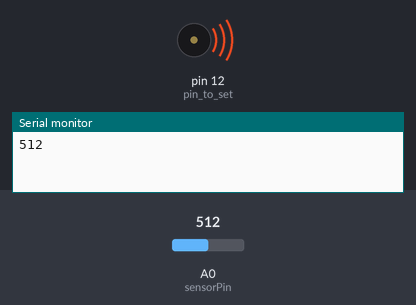
Bench run of a sketch on a simulated Arduino Uno, built with avr-gcc and run on an emulated ATmega328P. Parts: buzzer (waves = sounding), the last lines printed to the serial monitor. The test bench sets the inputs (shaded band); at power-on: A0 (sensorPin) = 512. Random numbers use the default seed unless the sketch sets one.

Above: at 0.9 s.
1.7 s: A0 (sensorPin) set to 86
At 1.75 s:
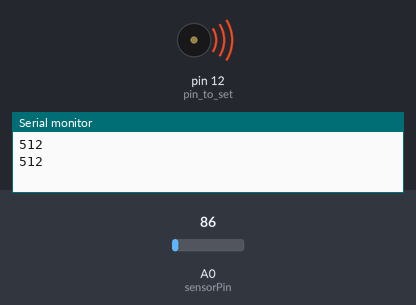
5.2 s: A0 (sensorPin) set to 72
At 5.2 s:
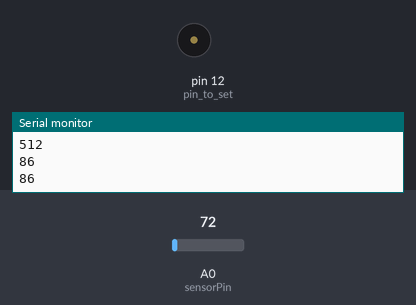
Timing chart, 0 to 8.2 s (numbered marks = the images above; inputs shaded):
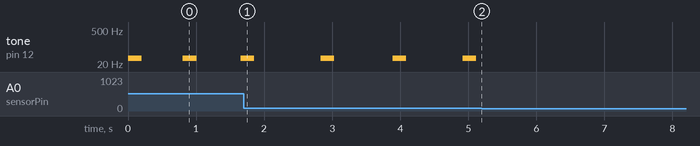

Measured:
- the behaviour switches between 81 and 80 on A0 (sensorPin) (found by bisection; images 1 and 2)
- by itself, tone on pin 12 (pin_to_set): alternates 35 Hz for 0.20 s and silent for 0.86 s

The sketch:

buzzer.ino
```cpp
//header files for pitch frequencies
#include "pitches.h"

int sensorPin = A0; // select the input pin for LDR
int sensorValue = 0; // variable to store the value coming from the sensor

void setup() {
  Serial.begin(9600);
  pinMode(12, OUTPUT);  //pin to set
}

void loop() {
sensorValue = analogRead(sensorPin); // read the value from the sensor

if(sensorValue>80){                 //condition for intensity of light //this is for 3.3k ohm resistor and will change if you use resistor with other value
    int randNumber= random(800, 1500);  //random function to give random effect to buzzer
    tone(12, 31,100);
    tone(12, 33,200);
    tone(12, 35,200);
    delay(randNumber);
    noTone(12);
}
else {
  digitalWrite(12,LOW);
}
Serial.println(sensorValue); //prints the values coming from the sensor on the terminal
}
```

pitches.h
```cpp
/*************************************************
 * Public Constants
 *************************************************/

#define NOTE_C1  33
#define NOTE_CS1 35
#define NOTE_D1  37
#define NOTE_DS1 39
#define NOTE_E1  41
#define NOTE_F1  44
#define NOTE_FS1 46
#define NOTE_G1  49
#define NOTE_GS1 52
#define NOTE_A1  55
#define NOTE_AS1 58
#define NOTE_B1  62
#define NOTE_C2  65
#define NOTE_CS2 69
#define NOTE_D2  73
#define NOTE_DS2 78
#define NOTE_E2  82
#define NOTE_F2  87
#define NOTE_FS2 93
#define NOTE_G2  98
#define NOTE_GS2 104
#define NOTE_A2  110
#define NOTE_AS2 117
#define NOTE_B2  123
#define NOTE_C3  131
#define NOTE_CS3 139
#define NOTE_D3  147
#define NOTE_DS3 156
#define NOTE_E3  165
#define NOTE_F3  175
#define NOTE_FS3 185
#define NOTE_G3  196
#define NOTE_GS3 208
#define NOTE_A3  220
#define NOTE_AS3 233
#define NOTE_B3  247
#define NOTE_C4  262
#define NOTE_CS4 277
#define NOTE_D4  294
#define NOTE_DS4 311
#define NOTE_E4  330
#define NOTE_F4  349
#define NOTE_FS4 370
#define NOTE_G4  392
#define NOTE_GS4 415
#define NOTE_A4  440
#define NOTE_AS4 466
#define NOTE_B4  494
#define NOTE_C5  523
#define NOTE_CS5 554
#define NOTE_D5  587
#define NOTE_DS5 622
#define NOTE_E5  659
#define NOTE_F5  698
#define NOTE_FS5 740
#define NOTE_G5  784
#define NOTE_GS5 831
#define NOTE_A5  880
#define NOTE_AS5 932
#define NOTE_B5  988
#define NOTE_C6  1047
#define NOTE_CS6 1109
#define NOTE_D6  1175
#define NOTE_DS6 1245
#define NOTE_E6  1319
#define NOTE_F6  1397
#define NOTE_FS6 1480
#define NOTE_G6  1568
#define NOTE_GS6 1661
#define NOTE_A6  1760
#define NOTE_AS6 1865
#define NOTE_B6  1976
#define NOTE_C7  2093
#define NOTE_CS7 2217
#define NOTE_D7  2349
#define NOTE_DS7 2489
#define NOTE_E7  2637
#define NOTE_F7  2794
#define NOTE_FS7 2960
#define NOTE_G7  3136
#define NOTE_GS7 3322
#define NOTE_A7  3520
#define NOTE_AS7 3729
#define NOTE_B7  3951
#define NOTE_C8  4186
#define NOTE_CS8 4435
#define NOTE_D8  4699
#define NOTE_DS8 4978
```
